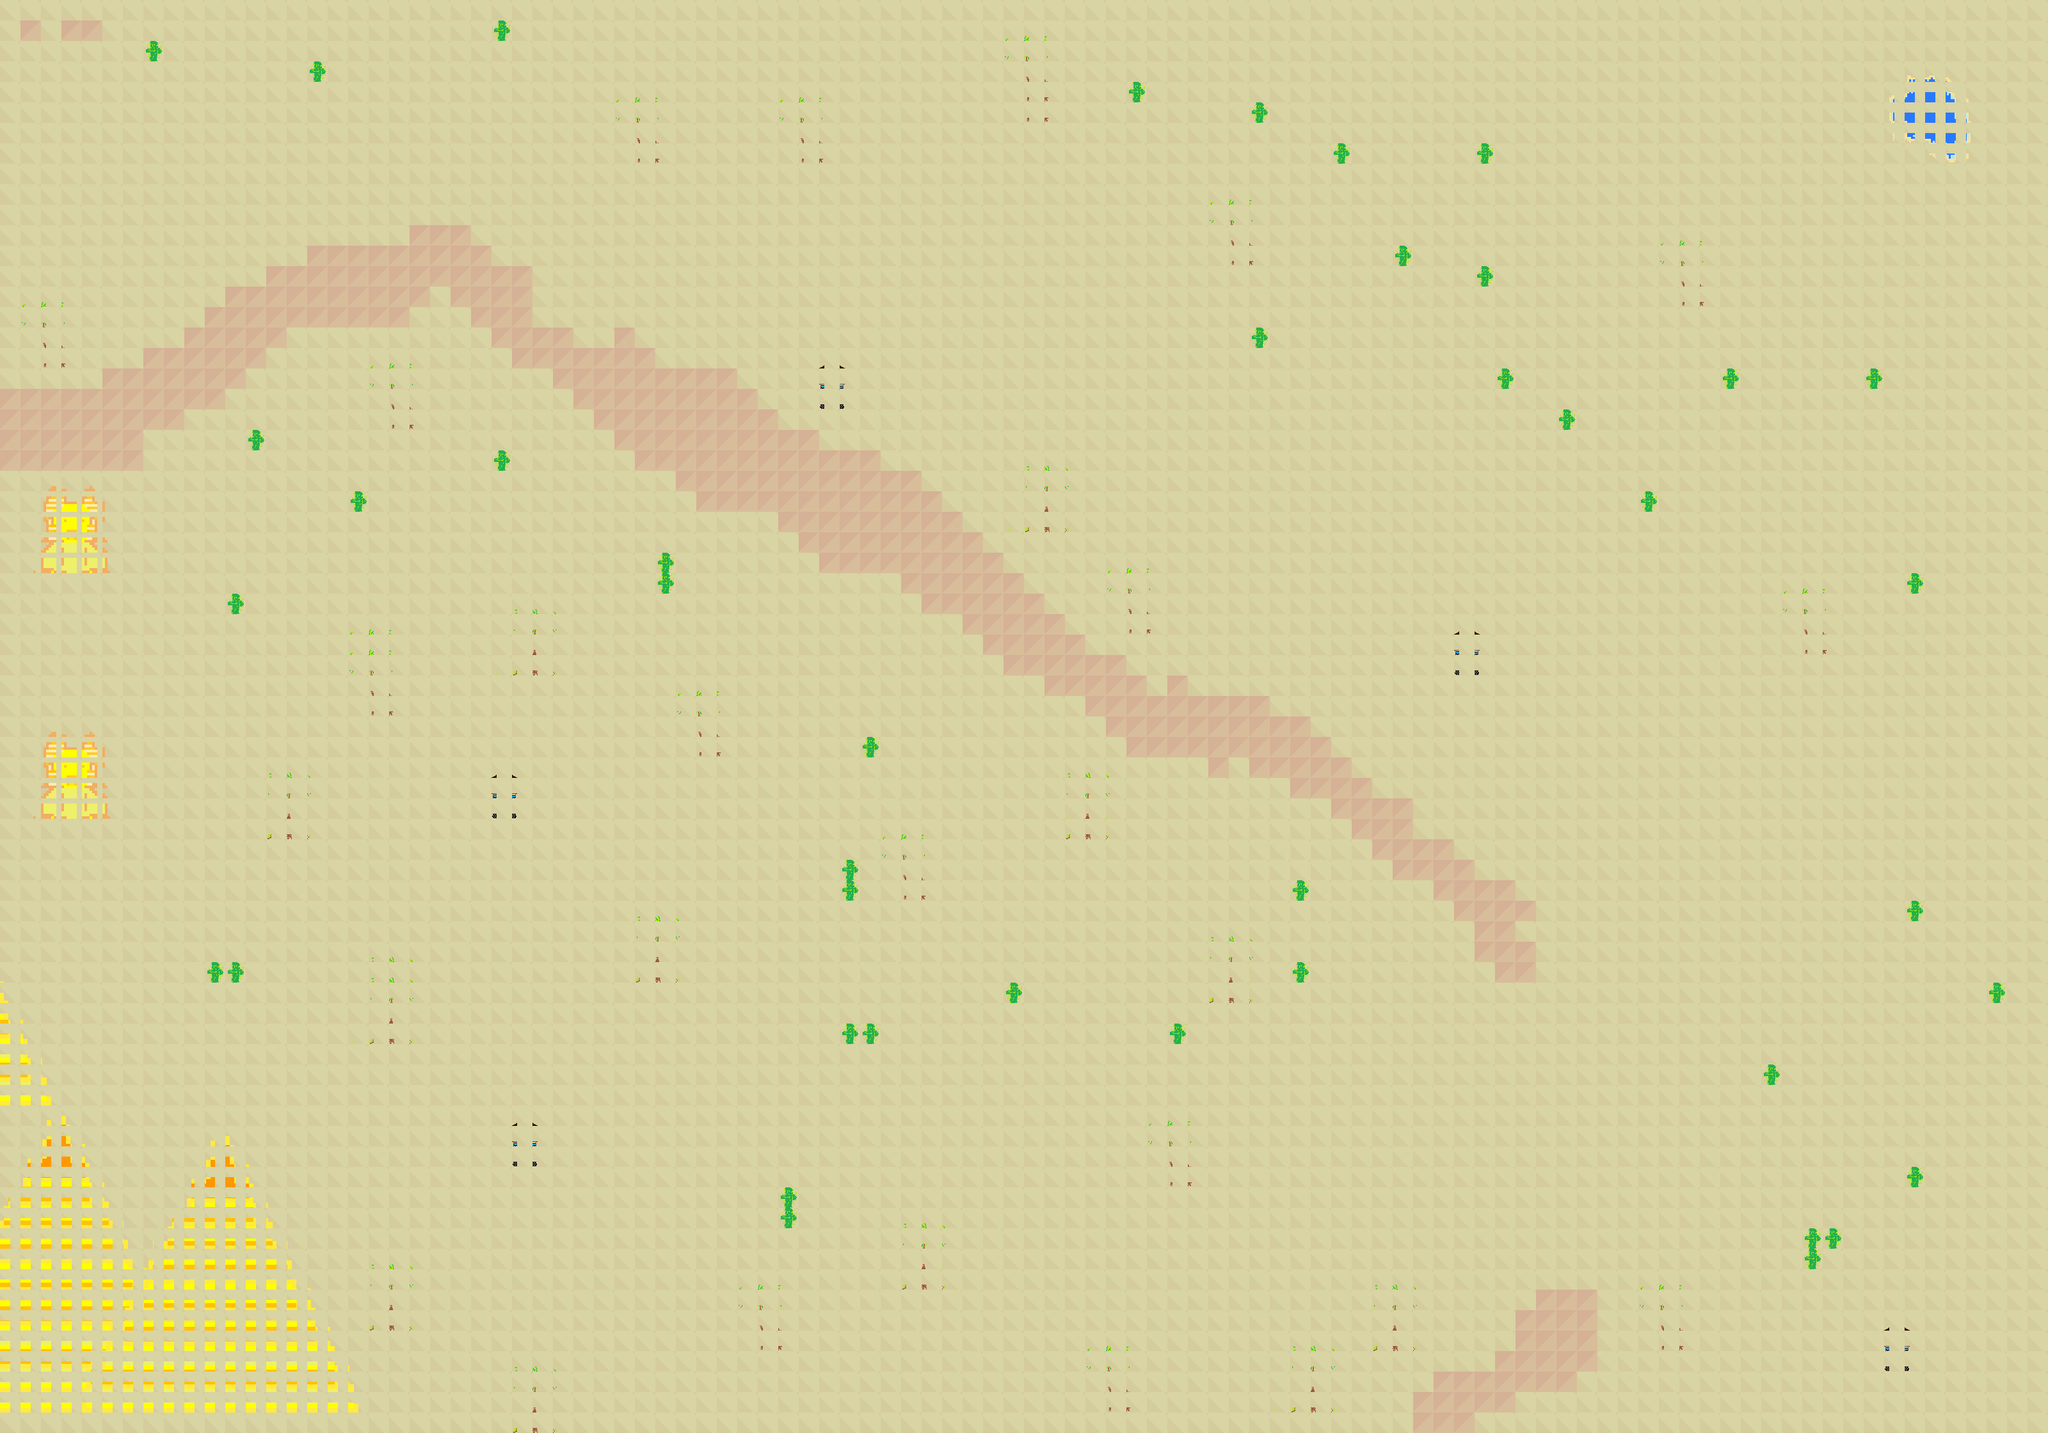

A 2D game scene composited from a Tiled map and its tileset images. What follows is a short description and the map's XML, with each tile layer's data collapsed to a summary:
An orthogonal 100x70 tile map with 32x32 px tiles, 7 tile layers (Background, Collision, Foreground, Oasis, ...), 11 tilesets.

<map version="1.10" tiledversion="1.10.2" orientation="orthogonal" renderorder="right-down" width="100" height="70" tilewidth="32" tileheight="32" infinite="0" backgroundcolor="#2a2a2a" nextlayerid="8" nextobjectid="1">
 <tileset firstgid="1" name="screenshot" tilewidth="32" tileheight="32" tilecount="700" columns="35">
  <image source="screenshot.png" width="1120" height="640" />
 </tileset>
 <tileset firstgid="701" name="Cacti" tilewidth="32" tileheight="32" tilecount="1" columns="1">
  <image source="Cacti.png" width="32" height="32" />
 </tileset>
 <tileset firstgid="702" name="pixil-frame-0 3" tilewidth="16" tileheight="16" tilecount="196" columns="14">
  <image source="pixil-frame-0 3.png" width="224" height="224" />
 </tileset>
 <tileset firstgid="898" name="pixil-frame-0 4" tilewidth="24" tileheight="24" tilecount="25" columns="5">
  <image source="pixil-frame-0 4.png" width="128" height="128" />
 </tileset>
 <tileset firstgid="923" name="pixil-frame-0 5" tilewidth="16" tileheight="16" tilecount="36" columns="6">
  <image source="pixil-frame-0 5.png" width="96" height="96" />
 </tileset>
 <tileset firstgid="959" name="pixil-frame-0 6" tilewidth="8" tileheight="8" tilecount="16" columns="4">
  <image source="pixil-frame-0 6.png" width="32" height="32" />
 </tileset>
 <tileset firstgid="975" name="pixil-frame-0 7" tilewidth="8" tileheight="8" tilecount="16" columns="4">
  <image source="pixil-frame-0 7.png" width="32" height="32" />
 </tileset>
 <tileset firstgid="991" name="pixil-frame-0 2" tilewidth="16" tileheight="16" tilecount="4" columns="2">
  <image source="pixil-frame-0 2.png" width="32" height="32" />
 </tileset>
 <tileset firstgid="995" name="pixil-frame-0 5" tilewidth="4" tileheight="4" tilecount="576" columns="24">
  <image source="pixil-frame-0 5.png" width="96" height="96" />
 </tileset>
 <tileset firstgid="1571" name="pixil-frame-0 10" tilewidth="8" tileheight="8" tilecount="16" columns="4">
  <image source="pixil-frame-0 10.png" width="32" height="32" />
 </tileset>
 <tileset firstgid="1587" name="pixil-frame-0 11" tilewidth="8" tileheight="8" tilecount="16" columns="4">
  <image source="pixil-frame-0 11.png" width="32" height="32" />
 </tileset>
 <layer id="1" name="Background" width="100" height="70">
  <data>[7000 cells, 7000 non-empty, 7 distinct tile ids]</data>
 </layer>
 <layer id="2" name="Collision" width="100" height="70">
  <data>[7000 cells, 336 non-empty, 2 distinct tile ids]</data>
 </layer>
 <layer id="3" name="Foreground" width="100" height="70">
  <data>[7000 cells, 1049 non-empty, 189 distinct tile ids]</data>
 </layer>
 <layer id="4" name="Oasis" width="100" height="70">
  <data>[7000 cells, 30 non-empty, 30 distinct tile ids]</data>
 </layer>
 <layer id="5" name="Big obstacle" width="100" height="70">
  <data>[7000 cells, 296 non-empty, 223 distinct tile ids]</data>
 </layer>
 <layer id="6" name="Cactus" width="100" height="70">
  <data>[7000 cells, 42 non-empty, 1 distinct tile ids]</data>
 </layer>
 <layer id="7" name="Wells" width="100" height="70">
  <data>[7000 cells, 80 non-empty, 16 distinct tile ids]</data>
 </layer>
</map>
